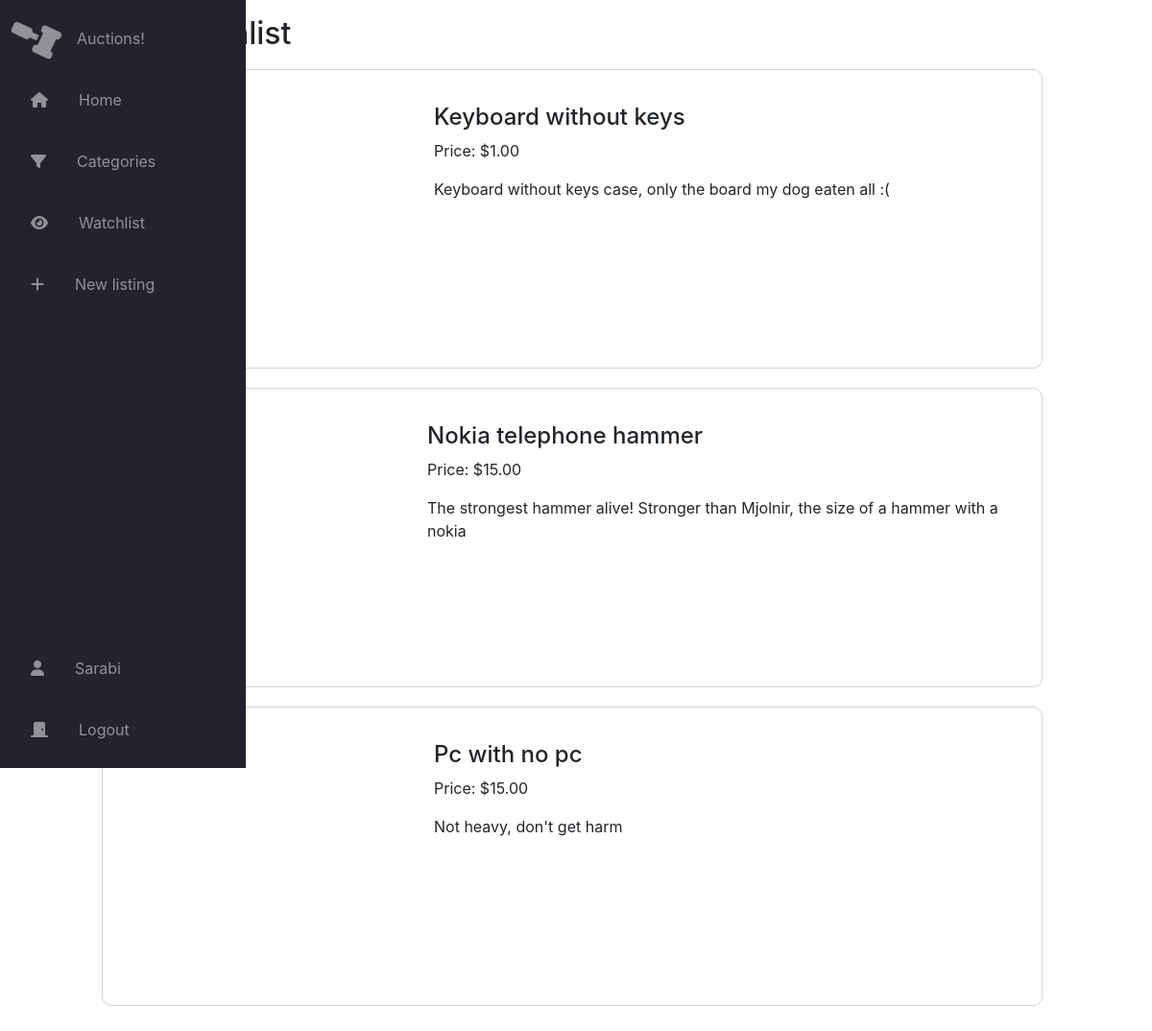
Before: /mywatchlist (signed in) with the older database file.
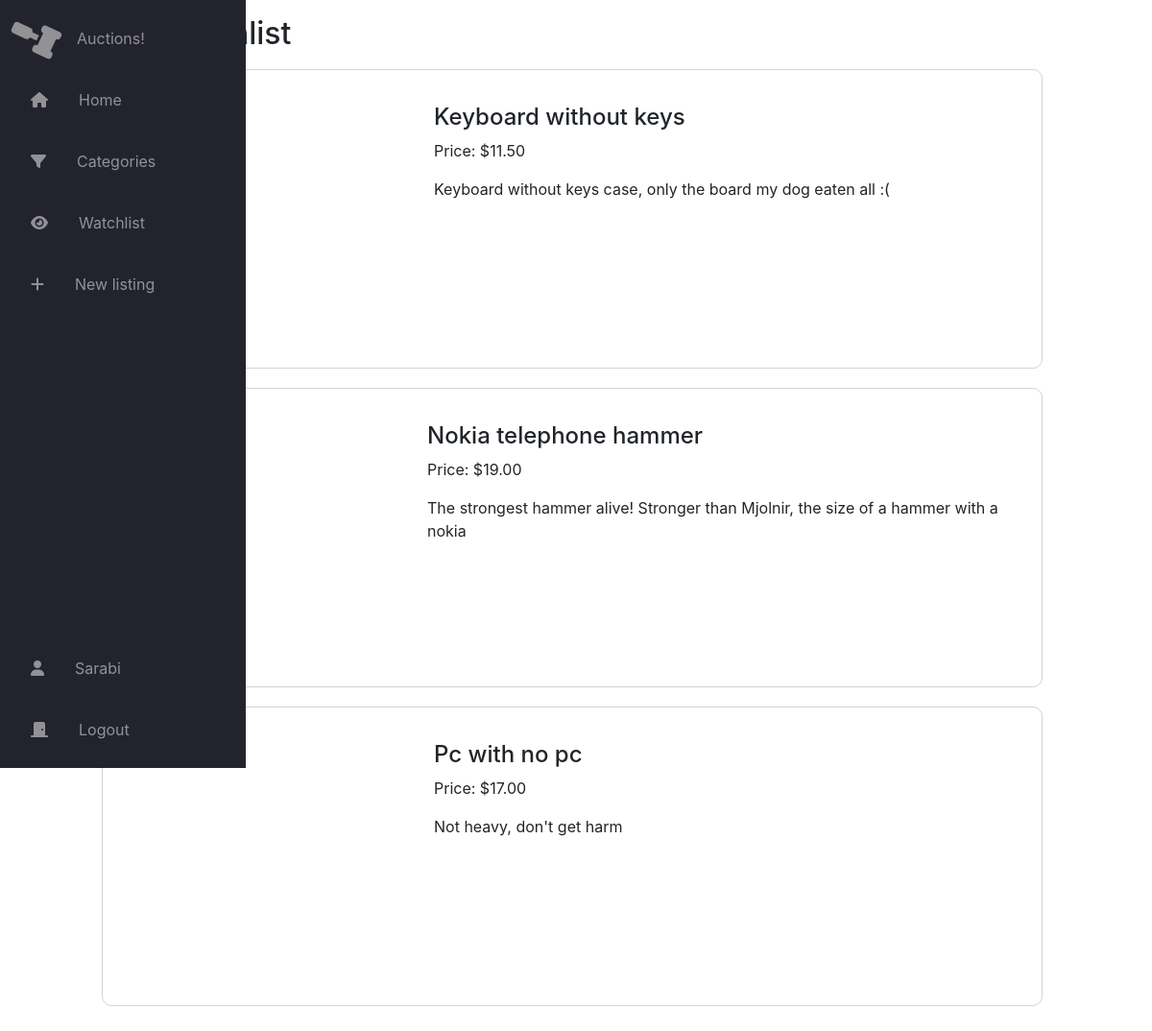
After: the same page with the newer database file.
### auctions/models.py (models this page shows, shortened)
class WatchList(models.Model):
    FK_list = models.ForeignKey(Listings, on_delete=models.CASCADE, related_name="list_watchList")
    FK_user = models.ForeignKey(User, on_delete=models.CASCADE, related_name="user_watchlist")

class Listings(models.Model):
    bidsUntilNow = models.IntegerField(default=0)
    category = models.CharField(max_length=30, blank=True, null=True)
    description = models.CharField(max_length=300)
    imageUrl = models.URLField(blank=True, null=True)
    currentBid = models.DecimalField(default=0, max_digits=8, decimal_places=2)
    title = models.CharField(max_length=64)
    winner_id = models.IntegerField(blank=True, null=True)
    is_close = models.BooleanField(default=False)
    FK_user = models.ForeignKey(User, on_delete=models.CASCADE)

### auctions/views.py (the view)
# urls.py: path("mywatchlist", views.my_watch_list, name='my_watchlist'),
@login_required
def my_watch_list(request):
    current_user = request.user
    watchlist_data = WatchList.objects.filter(FK_user__id=current_user.id)
    if len(watchlist_data) > 0:
        context = {'watch_listings': watchlist_data}
    else:
        context = {'watch_listings': None}
    return render(request, "auctions/watchlist.html", context)

### auctions/templates/auctions/watchlist.html
{% extends 'auctions/layout.html' %}
{% block body %}
    <h2 class="title-page">My Watchlist</h2>
    <div class="container-index">
    {% if watch_listings == None %}
        <p>No listings, feel free to check all the <a class="watchList-link" href="{% url 'index' %}">Active Listings</a></p>
    {% else %}
        {% for listing in watch_listings %}
            <a href="{% url 'listing_page' listing.FK_list.id %}" class="active-listing">
                {% if listing.imageUrl != "" %}
                    <div class="active-listing-image" style="background-image: url('{{listing.FK_list.imageUrl}}');"></div>
                {% endif %}
                <div class="active-listing-details">
                    <h4>{{listing.FK_list.title}}</h4>
                    <p class="index-description">Price: ${{listing.FK_list.currentBid}}</p>
                    <p class="index-description">{{listing.FK_list.description}}</p>
                </div>
            </a>
        {% endfor %}
    {% endif %}
    </div>
{% endblock %}

Changed rows visible on the page:
changed through a linked row, WatchList "Keyboard without keys": FK_list.currentBid "1.00" → "11.50"
changed through a linked row, WatchList "Nokia telephone hammer": FK_list.currentBid "15.00" → "19.00"
changed through a linked row, WatchList "Pc with no pc": FK_list.currentBid "15.00" → "17.00"
